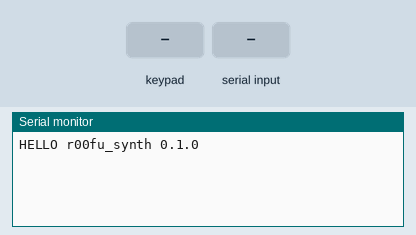
This sketch was run on a simulated ESP32-S3. Shown: the last lines printed to the serial monitor. Wiring (inferred from the names in the program): 8×8 keypad (labels assumed): rows GPIO 4, GPIO 5, GPIO 6, GPIO 7, GPIO 15, GPIO 16, GPIO 17, GPIO 18; columns GPIO 8, GPIO 9, GPIO 10, GPIO 11, GPIO 12, GPIO 13, GPIO 14, GPIO 21. Inputs (shaded band) come from the test bench.

Above: at 1.5 s.
1.6 s: key '1' pressed
At 2.5 s:
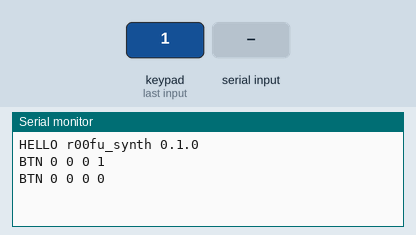
3.2 s: "DUMP 1\n" received over Serial
At 4.2 s:
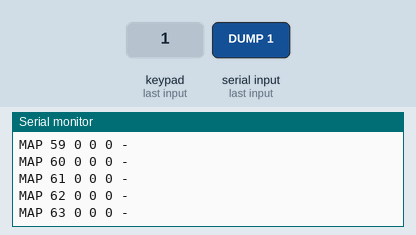
4.7 s: keypad keys 1 2 pressed 0.4 s apart
At 6.4 s:
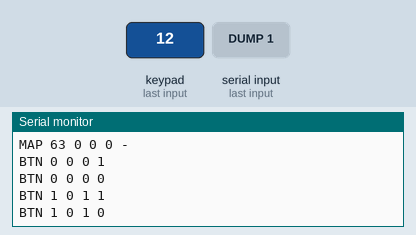
7.0 s: keypad keys 1 2 D pressed 0.4 s apart
At 8.3 s:
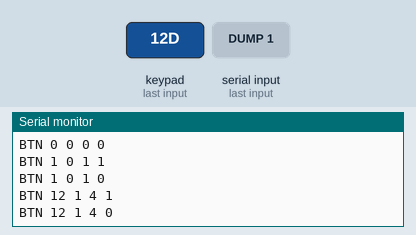
Timing chart, 0 to 10.0 s (numbered marks = the images above; inputs shaded):
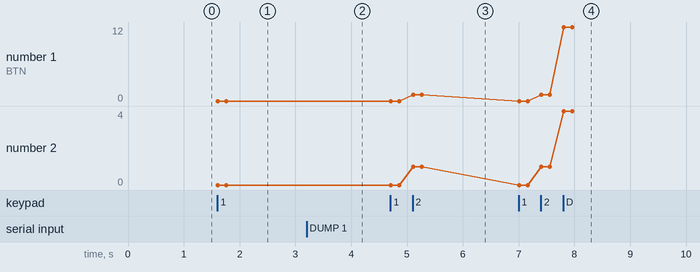

Measured:
- after the input at 1.6 s, the serial monitor: prints a new line at once (image 1)
- after the input at 3.2 s, the serial monitor: prints a new line at once (image 2)
- after the input at 4.7 s, the serial monitor: prints a new line at once (image 3)
- after the input at 7.0 s, the serial monitor: prints a new line after 0.81 s (image 4)
- plotted number 1: 1 → 12 after the input at 7.0 s
- plotted number 2: 1 → 4 after the input at 7.0 s

The sketch:

r00fu_synth_prototype.ino
```cpp
/*
 * r00fu_synth — STUB FIRMWARE (Phase 1 + protocol)
 * ------------------------------------------------
 * Goal of this sketch: get the 8x8 button matrix scanning and emit a clean
 * USB-serial event stream that the PC GUI (gui/r00fu_config.py) consumes,
 * and accept button->function mappings back from the GUI.
 *
 * This is intentionally minimal. It is the foundation that Phase 2+ (mux,
 * MIDI, sequencer, synth) bolts onto. It does NOT make sound yet.
 *
 * Board: ESP32-S3 Dev Module
 *   - USB CDC On Boot: ENABLED   (so Serial = native USB, debug console)
 *   - PSRAM: see note below about GPIO 35/36/37
 *
 * SERIAL PROTOCOL (115200 baud, newline-terminated ASCII)
 *   Device -> PC:
 *     HELLO r00fu_synth <fwver>      sent on boot and on IDENTIFY
 *     BTN <index> <row> <col> <0|1>  button edge (1=press, 0=release)
 *     ACK MAP <index>                mapping stored
 *     LOG <text>                     human-readable debug
 *   PC -> Device:
 *     IDENTIFY                       ask device to announce itself
 *     MAP <index> <type> <ch> <val> <label...>   store a mapping
 *     DUMP                           echo all stored mappings as MAP lines
 *
 * index = row * 8 + col   (0..63)
 */

#include <Arduino.h>

#define FW_VERSION "0.1.0"

// ---- Pinout (from pinouts.txt) -------------------------------------------
static const uint8_t ROW_PINS[8] = { 4, 5, 6, 7, 15, 16, 17, 18 };
static const uint8_t COL_PINS[8] = { 8, 9, 10, 11, 12, 13, 14, 21 };

// Matrix scan: drive one ROW LOW at a time, read COLUMNS with pull-ups.
// A pressed key pulls its column LOW. Per-key diodes give N-key rollover.
// If your diodes are oriented the other way and keys read inverted/ghost,
// flip ROW/COL roles here (drive cols, read rows) — that's the only change.

static const uint32_t SCAN_INTERVAL_MS = 1;   // 1ms scan (spec)
static const uint8_t  DEBOUNCE_COUNT   = 6;   // ~6ms stable before commit

// ---- Mapping store --------------------------------------------------------
// Mirrors the GUI's JSON. Kept tiny; persisted to NVS/LittleFS in a later phase.
enum MapType : uint8_t { MAP_NONE=0, MAP_NOTE=1, MAP_CC=2, MAP_PROGRAM=3,
                         MAP_TRANSPORT=4, MAP_MODE=5 };
struct ButtonMap {
  uint8_t type;     // MapType
  uint8_t channel;  // 1..16 (MIDI) or unused
  uint8_t value;    // note#/cc#/program#/transport id/mode id
  char    label[16];
};
static ButtonMap gMap[64];

// ---- Debounce state -------------------------------------------------------
static uint8_t  stableState[64];   // last committed state
static uint8_t  candCount[64];     // consecutive reads of the candidate
static uint8_t  candState[64];     // candidate state being counted

static uint32_t lastScan = 0;

void announce() {
  Serial.printf("HELLO r00fu_synth %s\n", FW_VERSION);
}

void emitButton(uint8_t index, uint8_t row, uint8_t col, uint8_t pressed) {
  Serial.printf("BTN %u %u %u %u\n", index, row, col, pressed);
}

void scanMatrix() {
  for (uint8_t r = 0; r < 8; r++) {
    digitalWrite(ROW_PINS[r], LOW);          // activate this row
    delayMicroseconds(3);                    // let lines settle
    for (uint8_t c = 0; c < 8; c++) {
      uint8_t idx = r * 8 + c;
      uint8_t pressed = (digitalRead(COL_PINS[c]) == LOW) ? 1 : 0;

      if (pressed == stableState[idx]) {
        candCount[idx] = 0;                  // no change, reset candidate
      } else if (pressed == candState[idx]) {
        if (++candCount[idx] >= DEBOUNCE_COUNT) {
          stableState[idx] = pressed;        // commit
          candCount[idx] = 0;
          emitButton(idx, r, c, pressed);
        }
      } else {
        candState[idx] = pressed;            // new candidate
        candCount[idx] = 1;
      }
    }
    digitalWrite(ROW_PINS[r], HIGH);         // deactivate row
  }
}

void handleLine(char *line) {
  // Tokenize in-place
  char *cmd = strtok(line, " ");
  if (!cmd) return;

  if (!strcmp(cmd, "IDENTIFY")) {
    announce();
  } else if (!strcmp(cmd, "MAP")) {
    char *sIdx = strtok(NULL, " ");
    char *sTyp = strtok(NULL, " ");
    char *sCh  = strtok(NULL, " ");
    char *sVal = strtok(NULL, " ");
    char *sLbl = strtok(NULL, "\n");          // rest of line = label
    if (!sIdx || !sTyp || !sCh || !sVal) return;
    int idx = atoi(sIdx);
    if (idx < 0 || idx > 63) return;
    gMap[idx].type    = (uint8_t)atoi(sTyp);
    gMap[idx].channel = (uint8_t)atoi(sCh);
    gMap[idx].value   = (uint8_t)atoi(sVal);
    if (sLbl) { strncpy(gMap[idx].label, sLbl, 15); gMap[idx].label[15] = 0; }
    else      { gMap[idx].label[0] = 0; }
    Serial.printf("ACK MAP %d\n", idx);
  } else if (!strcmp(cmd, "DUMP")) {
    for (int i = 0; i < 64; i++) {
      Serial.printf("MAP %d %u %u %u %s\n", i, gMap[i].type,
                    gMap[i].channel, gMap[i].value,
                    gMap[i].label[0] ? gMap[i].label : "-");
    }
  }
}

void pollSerial() {
  static char buf[96];
  static uint8_t len = 0;
  while (Serial.available()) {
    char ch = (char)Serial.read();
    if (ch == '\n' || ch == '\r') {
      if (len) { buf[len] = 0; handleLine(buf); len = 0; }
    } else if (len < sizeof(buf) - 1) {
      buf[len++] = ch;
    }
  }
}

void setup() {
  Serial.begin(115200);

  for (uint8_t r = 0; r < 8; r++) {
    pinMode(ROW_PINS[r], OUTPUT);
    digitalWrite(ROW_PINS[r], HIGH);         // idle high (inactive)
  }
  for (uint8_t c = 0; c < 8; c++) {
    pinMode(COL_PINS[c], INPUT_PULLUP);
  }

  memset(stableState, 0, sizeof(stableState));
  memset(candCount, 0, sizeof(candCount));
  memset(candState, 0, sizeof(candState));
  memset(gMap, 0, sizeof(gMap));

  delay(300);                                // let USB-CDC enumerate
  announce();
}

void loop() {
  uint32_t now = millis();
  if (now - lastScan >= SCAN_INTERVAL_MS) {
    lastScan = now;
    scanMatrix();
  }
  pollSerial();
}
```
